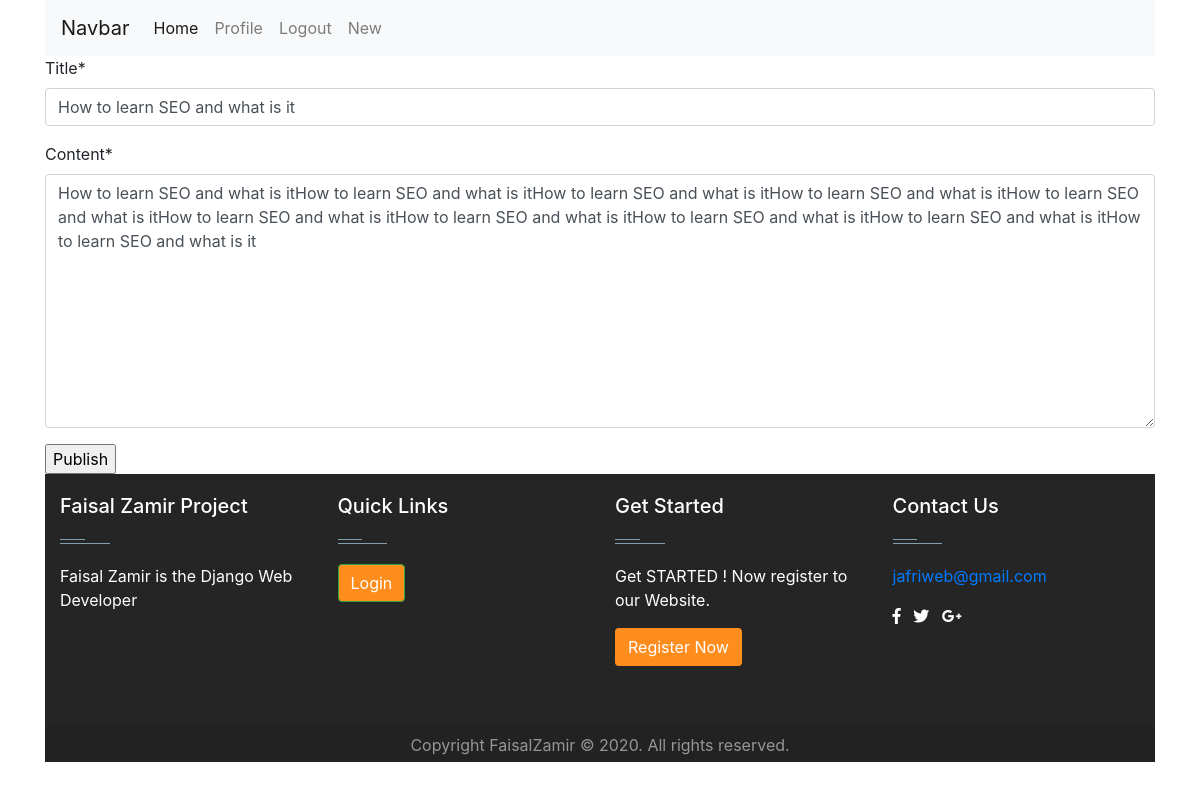
/post/11/update (signed in), run on the app's committed database.
### blog/models.py (models this page shows, shortened)
class Post(models.Model):
    title = models.CharField(max_length=100)
    content = models.TextField()
    slug = models.SlugField(blank=True, null=True, )
    date_posted = models.DateTimeField(default=timezone.now)
    author = models.ForeignKey(User, on_delete=models.CASCADE)

### blog/views.py (the view, shortened to what this page needs)
# urls.py: path('post/<int:pk>/update', PostUpdateView.as_view(), name='post-update'),
class PostUpdateView(LoginRequiredMixin, UserPassesTestMixin, UpdateView):
    model = Post
    fields = ['title','content']
    def test_func(self):
        post = self.get_object()
        if self.request.user == post.author:
            return True
        return False

### templates/blog/post_form.html (shortened to what this page needs)
{%  extends 'users/base.html' %}
{% load crispy_forms_tags %}
	{% block content %}
      <form action="" method="POST">
        {{ form|crispy }}
        <input type="submit" value='Publish'>
        </form>
    {% endblock %}

### data on the page
Post: title "How to learn SEO and what is it", content "How to learn SEO and what is itHow to learn SEO and what is itHow to learn SEO and what is itHow to learn SEO and what is itHow to learn SEO and what is itHow to learn SEO and what is itHow to learn SEO and what is itHow to learn SEO and what is itHow to learn SEO and what is itHow to learn SEO and what is it"
